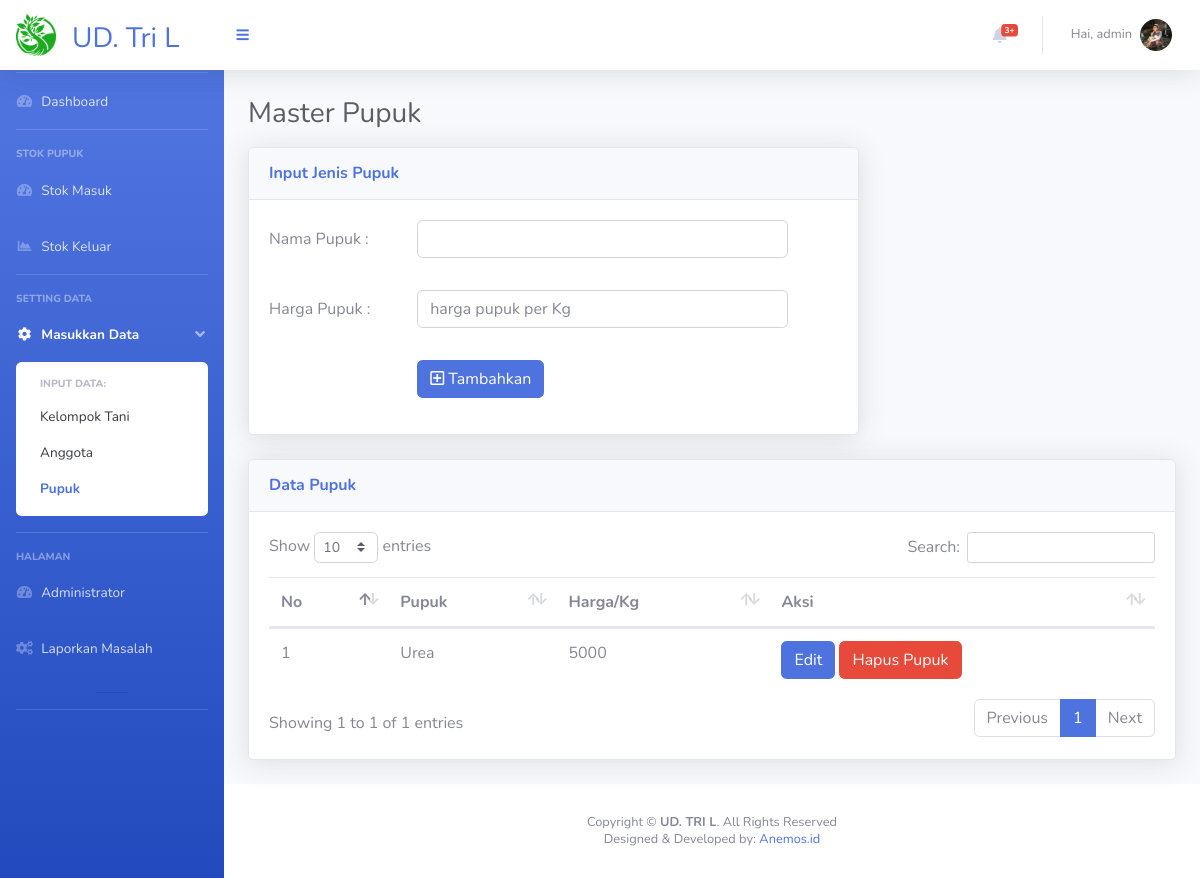
Page /page_jenis_pupuk.php?m=4&n=4 (signed in) on the earlier database version.
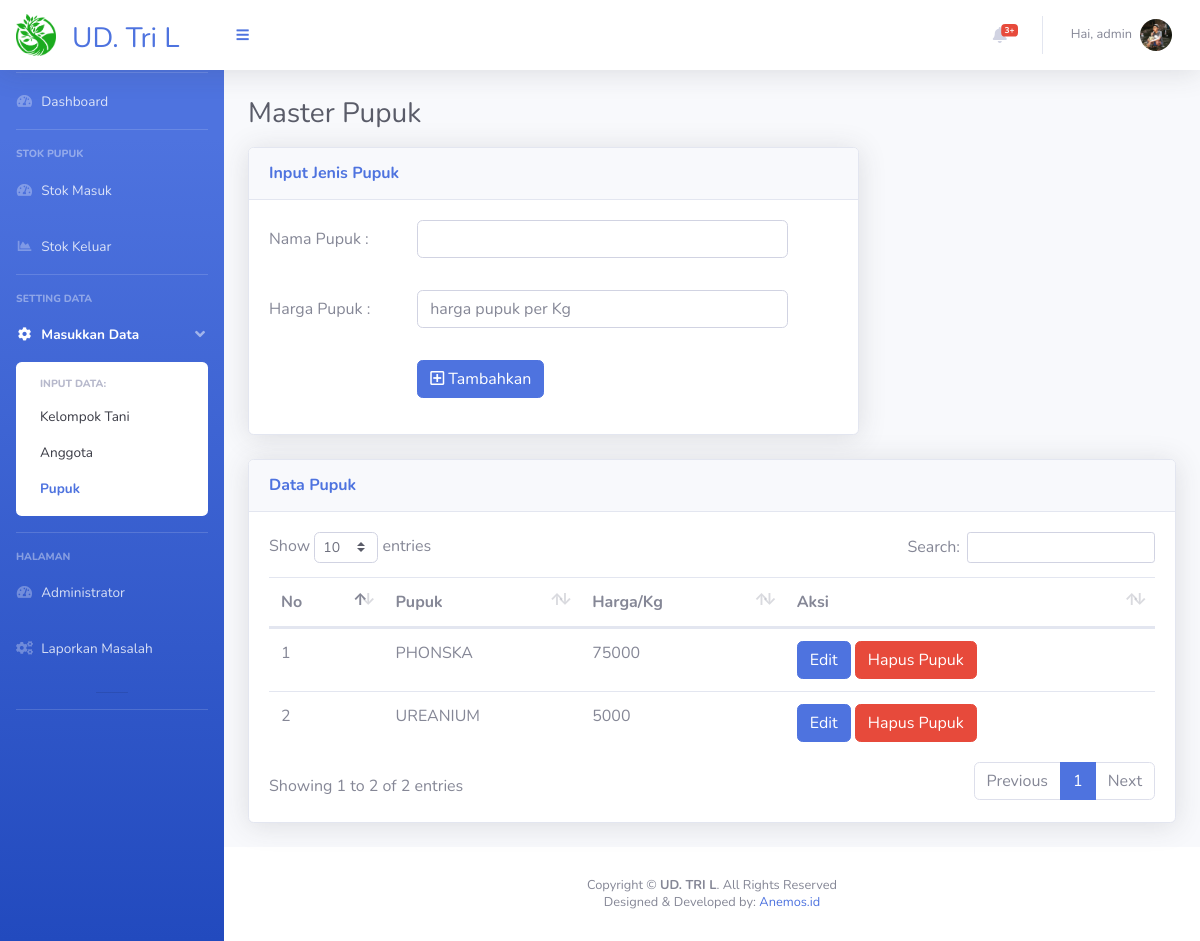
Same page on the later database version.
### tables this page shows
CREATE TABLE `data_pupuk` (
  `ID_PK` int(20) NOT NULL,
  `Jenis_Pupuk` varchar(50) DEFAULT NULL,
  `Satuan` int(20) DEFAULT NULL,
  `Harga` int(100) DEFAULT NULL
);

### page_jenis_pupuk.php (the view, shortened to what the changed rows need)
<?php
include "connection.php";
if (isset($_SESSION['login'])) {
    ?>
<!DOCTYPE html>
<html lang="en">
<head>
    <link href="vendor/fontawesome-free/css/all.min.css" rel="stylesheet" type="text/css">
    <link href="css/sb-admin-2.min.css" rel="stylesheet">
    <link href="vendor/datatables/dataTables.bootstrap4.min.css" rel="stylesheet">
</head>
<body id="page-top">
    <div id="wrapper">
        <?php include "segment/sidebar.php";?>
        <div id="content-wrapper" class="d-flex flex-column">
            <div id="content">
                <?php include "segment/header.php";?>
                <div class="container-fluid">
                    <div class="d-sm-flex align-items-center justify-content-between ">
                        <h1 class="h3 mb-3 text-gray-800">Master Pupuk</h1>
                    </div>
                    <div class="row">
                        <div class="col-xl-8 col-lg-6">
                            <div class="card shadow mb-4">
                                <div
                                    class="card-header py-3 d-flex flex-row align-items-center justify-content-between">
                                    <h6 class="m-0 font-weight-bold text-primary">Input Jenis Pupuk</h6>
                                </div>
                                <div class="card-body">
                                    <form method="POST" action="addPupuk.php">
                                        <div class="row mb-3">
                                            <label class="col-sm-3 col-form-label"> Nama Pupuk : </label>
                                            <div class="col-sm-8">
                                                <input type="text" class="form-control" id="namapupuk" name="namapupuk"
                                                    required>
                                            </div>
                                        </div>
                                        <div class="row mb-3">
                                            <label class="col-sm-3 col-form-label"> Harga Pupuk : </label>
                                            <div class="col-sm-8">
                                                <input type="number" class="form-control" id="hargapupuk"
                                                    name="hargapupuk" required placeholder="harga pupuk per Kg">
                                            </div>
                                        </div>
                                        <div class="row mb-3">
                                            <label class="col-sm-3 col-form-label"> </label>
                                            <div class="col-sm-8">
                                                <button type="submit" class="btn btn-primary" name="tambah"><i
                                                        class="far fa-plus-square"></i> Tambahkan </button>
                                            </div>
                                        </div>
                                    </form>
                                </div>
                            </div>
                        </div>
                        <div class="col-xl-12 col-lg-10">
                            <div class="card shadow mb-4">
                                <div
                                    class="card-header py-3 d-flex flex-row align-items-center justify-content-between">
                                    <h6 class="m-0 font-weight-bold text-primary">Data Pupuk</h6>
                                </div>
                                <div class="card-body">
                                    <div class="table-responsive">
                                        <table class="table" id="dataTable" width="100%" cellspacing="0">
                                            <thead>
                                                <tr>
                                                    <th scope="col">No</th>
                                                    <th scope="col">Pupuk</th>
                                                    <th scope="col">Harga/Kg</th>
                                                    <th scope="col">Aksi</th>
                                                </tr>
                                            </thead>
                                            <tbody>
                                                <?php
$no = 1;
    $data = mysqli_query($conn, "SELECT * FROM data_pupuk ORDER BY ID_PK DESC");
    foreach ($data as $all) {
        echo ('<tr><td>' . $no . '</td>');
        echo ('<td>' . $all['Jenis_Pupuk'] . '</td>');
        echo ('<td>' . $all['Harga'] . '</td>');
        echo ('<td>
                                                <a href="" class="btn btn-primary" data-toggle="modal" data-target="#modalSubscriptionForm');
        echo ($all['ID_PK'] . '">Edit</a>
                                                <a href="" class="btn btn-danger" data-toggle="modal" data-target="#exampleModalCenter');
        echo ($all['ID_PK'] . '">Hapus Pupuk</a></td></tr>
                                              ');
        $no++;
        ?></tr>
                                                <?php }?>
                                            </tbody>
                                        </table>
                                    </div>
                                </div>
                            </div>
                        </div>
                    </div>
                </div>
            </div>
            <?php include "segment/footer.php";?>
        </div>
    </div>
</body>
</html>
<?php } else {
    header("Location: login.php");
    exit();
}?>

Differences in the rows shown:
added data_pupuk: Jenis_Pupuk "PHONSKA", Harga "75000"
changed data_pupuk: Jenis_Pupuk "Urea" → "UREANIUM"
Other differences:
text written by a page script: "Show entries Search: Showing 1 to 1 of 1 entries Previous 1 Next" → "Show entries Search: Showing 1 to 2 of 2 entries Previous 1 Next"
